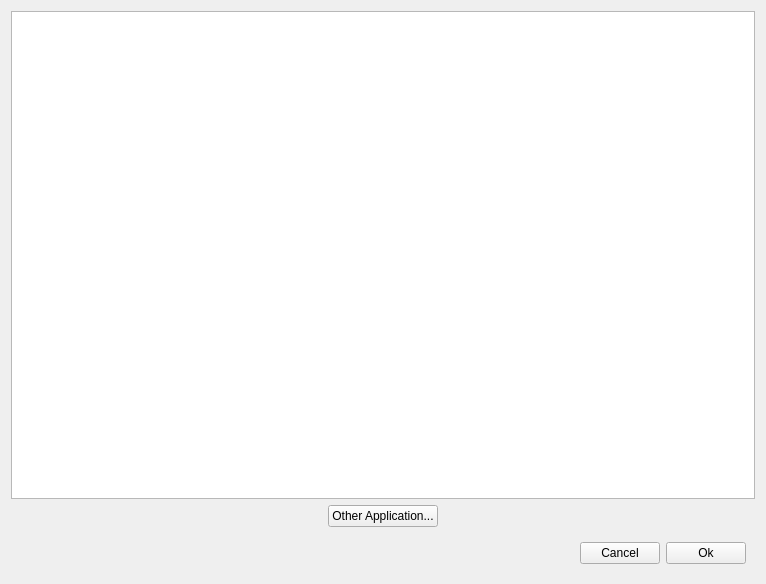
<?xml version="1.0" encoding="UTF-8"?>
<ui version="4.0">
 <class>AppSelection</class>
 <widget class="QWidget" name="AppSelection">
  <property name="geometry">
   <rect>
    <x>0</x>
    <y>0</y>
    <width>766</width>
    <height>584</height>
   </rect>
  </property>
  <property name="windowTitle">
   <string>Form</string>
  </property>
  <layout class="QVBoxLayout" name="verticalLayout_2">
   <item>
    <layout class="QVBoxLayout" name="verticalLayout">
     <item>
      <widget class="QListWidget" name="appListsWidget"/>
     </item>
     <item alignment="Qt::AlignHCenter">
      <widget class="QPushButton" name="otherApp">
       <property name="text">
        <string>Other Application...</string>
       </property>
      </widget>
     </item>
     <item>
      <layout class="QHBoxLayout" name="horizontalLayout">
       <property name="leftMargin">
        <number>9</number>
       </property>
       <property name="topMargin">
        <number>9</number>
       </property>
       <property name="rightMargin">
        <number>9</number>
       </property>
       <property name="bottomMargin">
        <number>9</number>
       </property>
       <item>
        <spacer name="horizontalSpacer">
         <property name="orientation">
          <enum>Qt::Horizontal</enum>
         </property>
         <property name="sizeHint" stdset="0">
          <size>
           <width>40</width>
           <height>20</height>
          </size>
         </property>
        </spacer>
       </item>
       <item>
        <widget class="QPushButton" name="cancel">
         <property name="text">
          <string>Cancel</string>
         </property>
        </widget>
       </item>
       <item>
        <widget class="QPushButton" name="ok">
         <property name="text">
          <string>Ok</string>
         </property>
        </widget>
       </item>
      </layout>
     </item>
    </layout>
   </item>
  </layout>
 </widget>
 <resources/>
 <connections/>
</ui>
